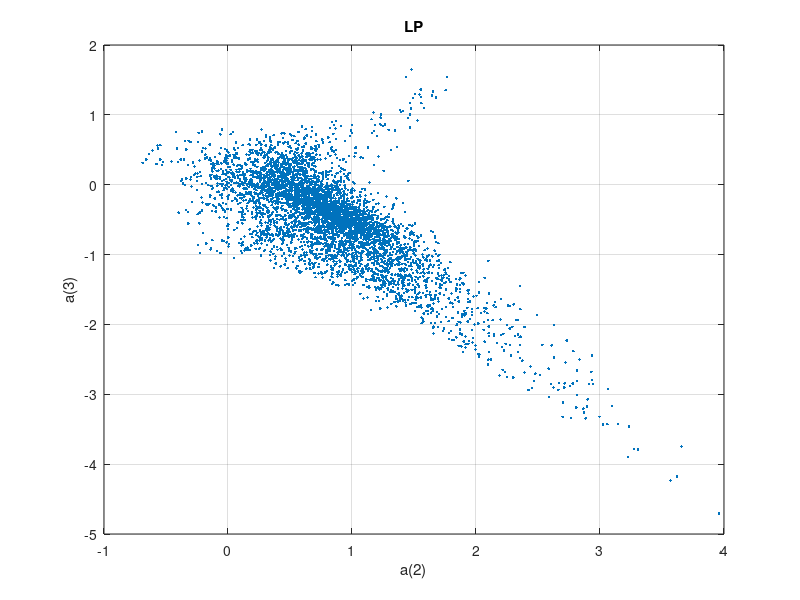
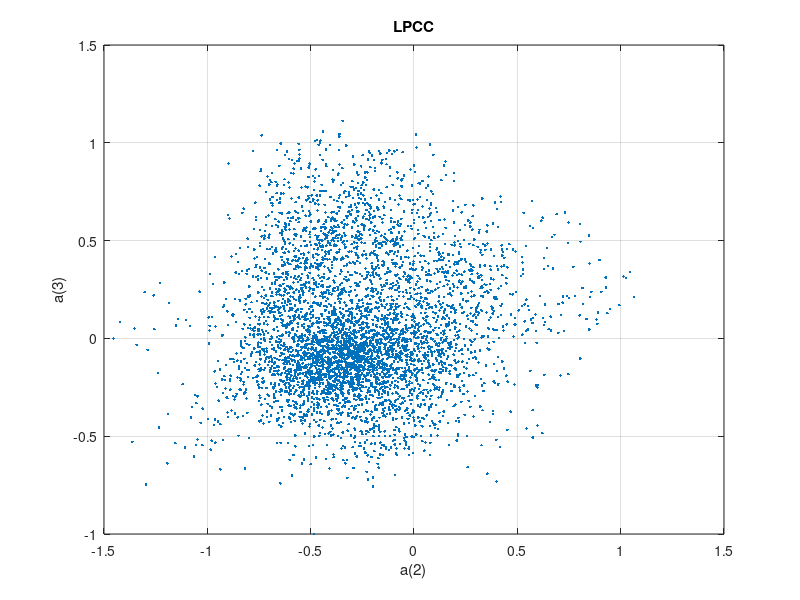
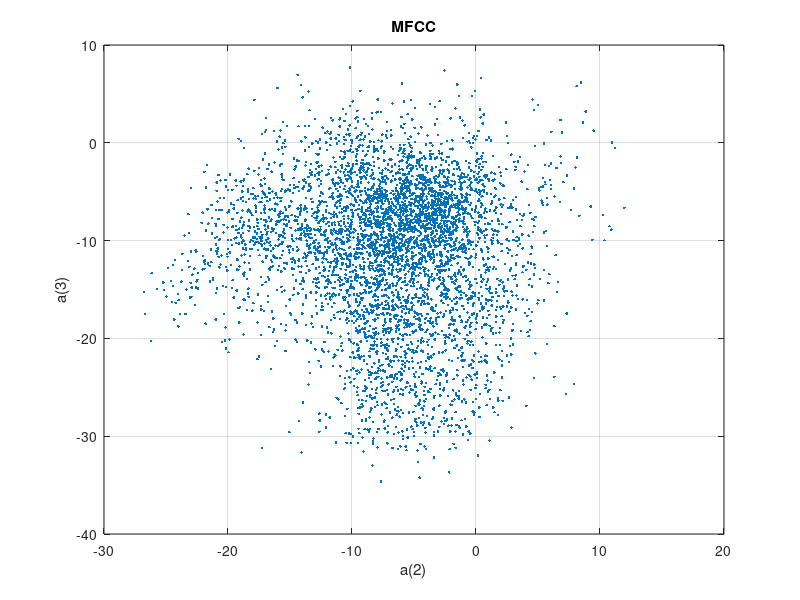

The MATLAB source for these figures, in order:
graph_lp=importdata('lp.txt');
figure(1);
plot(graph_lp(:,1),graph_lp(:,2),'.')
grid on
xlabel('a(2)'),ylabel('a(3)'),title('LP')

graph_lpcc=importdata('lpcc.txt');
figure(2);
plot(graph_lpcc(:,1),graph_lpcc(:,2),'.')
grid on
xlabel('a(2)'),ylabel('a(3)'),title('LPCC')

graph_mfcc=importdata('mfcc.txt');
figure(3);
plot(graph_mfcc(:,1),graph_mfcc(:,2),'.')
grid on
xlabel('a(2)'),ylabel('a(3)'),title('MFCC')